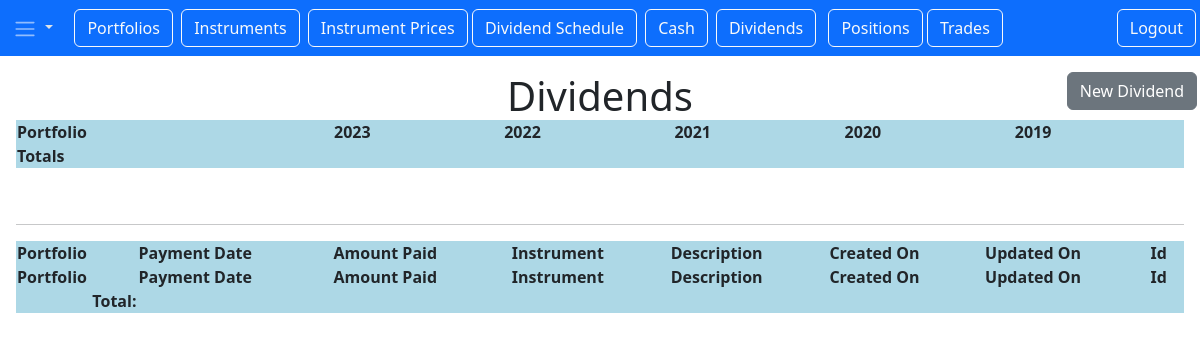
Before: /dividends (signed in) with the older database file.
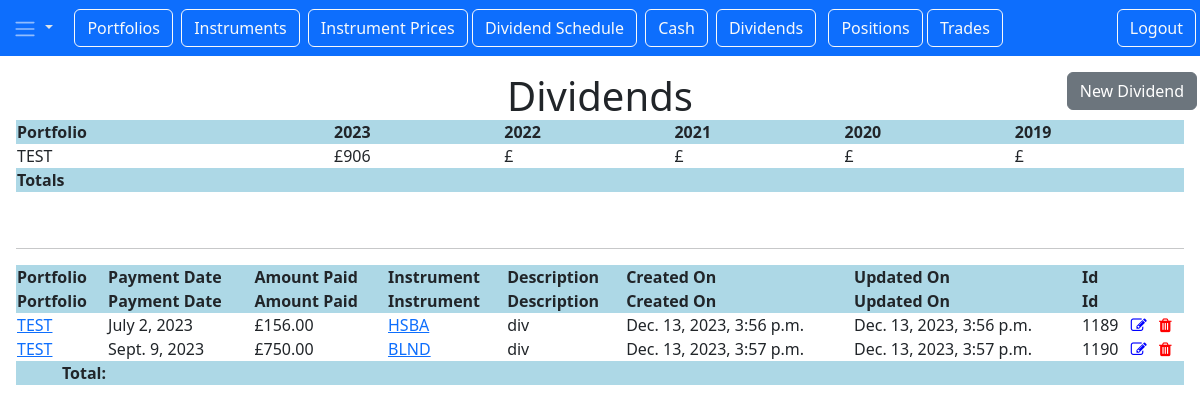
After: the same page with the newer database file.
### portfolio/models.py (models this page shows)
class Portfolio(models.Model):
    id = models.AutoField(primary_key=True)
    name = models.CharField(max_length=10, unique=True)
    description = models.CharField(max_length= 100, unique=False)
    created_on = models.DateTimeField(auto_now_add=True)
    updated_on = models.DateTimeField(auto_now=True)
    class Meta:
        db_table = "app_portfolio"
        ordering = ('name',)
    def __str__(self):
        return f"{self.name}"

### dividends/models.py (models this page shows, shortened)
class Dividend( models.Model):
    id = models.AutoField(primary_key=True)
    sedol =  models.CharField(max_length =10, unique=False)
    description = models.CharField(max_length= 100, unique=False)
    amount = models.DecimalField(max_digits=12, decimal_places=2)
    payment_date = models.DateField(null=False)
    created_on = models.DateTimeField(auto_now_add=True)
    updated_on = models.DateTimeField(auto_now=True)
    portfolio = models.ForeignKey(Portfolio, on_delete=models.CASCADE)
    instrument = models.ForeignKey(Instrument, on_delete=models.CASCADE)
    user = models.ForeignKey(User, null=True, on_delete=models.SET_NULL)
    class Meta:
        db_table = "app_dividend"

### instrument/models.py (models this page shows)
class Instrument(models.Model):
    id = models.AutoField(primary_key=True)
    code = models.CharField(max_length=10, unique=True, blank=False)
    sedol =  models.CharField(max_length =10, unique=False)
    alt_code = models.CharField(max_length=10, unique=False, default='')
    description = models.CharField(max_length=100, unique=False)
    price_source = models.CharField(max_length=20, unique=False)
    price_source_code = models.CharField(max_length=10, default='')
    dividend_info_link = models.URLField(null=False, default='')
    company_link = models.URLField(null=False, default='')
    sector = models.CharField(max_length=20, unique=False, default='')
    dividend_frequency = models.IntegerField(unique=False, default=2)
    created_on = models.DateTimeField(auto_now_add=True)
    updated_on = models.DateTimeField(auto_now=True)
    user = models.ForeignKey(User, null=True, on_delete=models.SET_NULL)
    yahoo_chart = ''
    yahoo_info = ''
    class Meta:
        db_table = "app_instrument"
        ordering = ('code',)
    def __str__(self):
        return f"{self.code}"

### dividends/views.py (the view)
# urls.py: path('dividends', views.DividendListView.as_view(), name='dividend.list'),
class DividendListView(LoginRequiredMixin, ListView):
    model = Dividend
    context_object_name = "dividends"
    template_name = 'dividends_list.html'
    login_url = "/login"
    def get_context_data(self, *args, **kwargs):
        context = super(DividendListView, self).get_context_data(*args, **kwargs)
        portfolioRepo = PortfolioRepository()
        portfolio_lookup = portfolioRepo.get_portfolio_dict()
        year = datetime.now().year
        years = list(range(year, year-5, -1))
        context['years'] = years
        divs_by_pf_yr = (Dividend.objects.annotate(year=ExtractYear('payment_date'))
                         .values('portfolio','year').annotate(total_amount=Sum('amount'))
                         .order_by('portfolio','-year'))
        div_yr_totals_by_pf = dict()
        pfs = list(set([portfolio_lookup[item['portfolio']] for item in divs_by_pf_yr]))
        pfs.sort()
        portfolio_yr_lookup = {p: {} for p in pfs}
        for item in divs_by_pf_yr:
            p = portfolio_lookup[item['portfolio']]
            y = item['year']
            amount = item['total_amount']
            portfolio_yr_lookup[p][y] = amount
        div_yr_totals_by_pf = []
        div_yr_totals_by_pf = [{'portfolio': p,
                                'byYear': [{'total_amount':
                                           portfolio_yr_lookup[p][y] if y in portfolio_yr_lookup[p] else 0}
                                           for y in years]}
                               for p in pfs]
        context['portfolios'] = pfs
        context['years'] = years
        context['DividendsByPortfolioYear'] = div_yr_totals_by_pf
        context['DividendsByYear'] = divs_by_pf_yr
        context['DividendsByInstYear'] = (Dividend.objects.annotate(year=ExtractYear('payment_date'))
                                      .values('instrument', 'year').annotate(total_amount=Sum('amount')))
        return context
    def get_queryset(self):
        qs = Dividend.objects.all().annotate(
            payment_year=ExtractYear('payment_date')
        )
        return qs

### portfolio/models.py (called while the page is built)
    def get_portfolio_dict(self):
        return {rec['id']: rec['name'] for rec in Portfolio.objects.all().values()}

### dividends/templates/dividends_list.html (shortened to what this page needs)
{% extends "base.html" %}
{% load humanize %}
{% block content %}
    <h1 class="my5">Dividends</h1>
    <a href="{% url 'dividend.new' %}" class="btn btn-secondary mr-0">
        New Dividend</a>
    <p>
    <table id="datatableTotals" class="display stripe cell-border"
           style="width:100%">
        <thead>
            <tr>
                <th>Portfolio </th>
                {% for year in years %}
                <th>{{ year }} </th>
                {% endfor %}
            </tr>
        </thead>
        <tbody>
        {% for dividendsByPortfolio in DividendsByPortfolioYear %}
        <tr>
            <td>{{ dividendsByPortfolio.portfolio }}</td>
            {% for dividend in dividendsByPortfolio.byYear %}
            <td>£{{ dividend.total_amount.normalize | intcomma }}</td>
            {% endfor %}
        </tr>
        {% endfor %}
        </tbody>
            <tfoot >
            <tr>
                <th>Totals</th>
                <th></th>
                <th></th>
                <th></th>
                <th></th>
                <th></th>
            </tr>
        </tfoot>
    </table>
    </p>
<br>
    <hr>
    <table id="datatable1" class="display stripe cell-border"
           style="width:100%" searching="true">
    <thead>
        <tr>
            <th>Portfolio</th>
            <th>Payment Date</th>
            <th>Amount Paid</th>
            <th>Instrument</th>
            <th>Description</th>
            <th>Created On</th>
            <th>Updated On</th>
            <th>Id</th>
            <th></th>
        </tr>
        <tr >
            <th>Portfolio</th>
            <th>Payment Date</th>
            <th>Amount Paid</th>
            <th>Instrument</th>
            <th>Description</th>
            <th>Created On</th>
            <th>Updated On</th>
            <th>Id</th>
            <th></th>
        </tr>
    </thead>
        <tbody>
            {% for dividend in dividends %}
            <tr>
                <td>
                    <a href="{% url 'portfolio.details' pk=dividend.portfolio.id %}" class="test-dark text-decoration-non">
                        {{dividend.portfolio}}
                    </a>
                </td>
                <td>{{dividend.payment_date}}</td>
                <td>£{{dividend.amount |intcomma}}</td>
                <td>
                    <a href="{% url 'dividend.details' pk=dividend.id %}" class="test-dark text-decoration-non">
                        {{ dividend.instrument }}
                    </a>
                </td>
                <td>{{dividend.description}}</td>
                <td>{{dividend.created_on}}</td>
                <td>{{dividend.updated_on}}</td>
                <td>{{dividend.id}}</td>
                <td>
                    <i style="color: blue;" class="fa fa-edit"
                        onclick="window.location.href='{% url 'dividend.update' pk=dividend.id %}'">&nbsp;&nbsp;</i>
                    <i style="color: red;" class="fa fa-trash"
                       onclick="window.location.href='{% url 'dividend.delete' pk=dividend.id %}'"></i>
                </td>
            </tr>
            {% endfor %}
        </tbody>
        <tfoot >
            <tr>
                <th colspan="1" style="text-align:right">Total:</th>
                <th></th>
                <th></th>
                <th></th>
                <th></th>
                <th></th>
                <th></th>
                <th></th>
                <th></th>
            </tr>
        </tfoot>
    </table>
{% endblock %}

Changed rows visible on the page:
now on this page (row unchanged): Portfolio: portfolio "TEST"
added Dividend: portfolio "TEST", payment_date "July 2, 2023", amount "156.00", instrument "HSBA", description "div", created_on "Dec. 13, 2023, 3:56 p.m.", updated_on "Dec. 13, 2023, 3:56 p.m.", id "1189"
added Dividend: portfolio "TEST", payment_date "Sept. 9, 2023", amount "750.00", instrument "BLND", description "div", created_on "Dec. 13, 2023, 3:57 p.m.", updated_on "Dec. 13, 2023, 3:57 p.m.", id "1190"
Other visible differences:
new list line: "£ 906 £ £ £ £"
